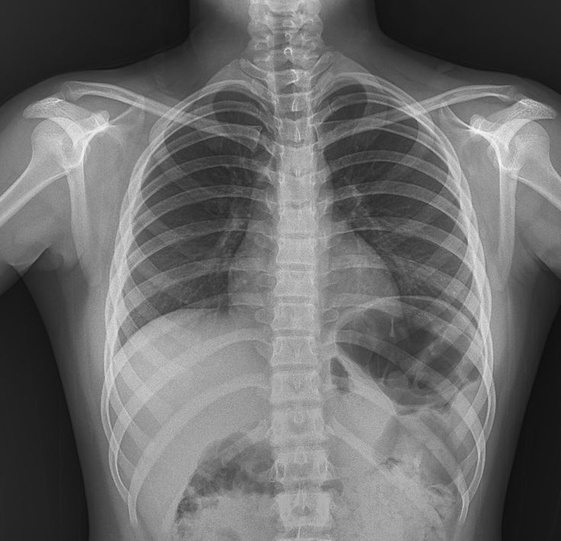
#> input picture input/medical.jpg, 561 x 541 px, shrunk from 736 x 710 before the run
$ python step2_load_images.py
#> lines starting #> are read from the running program, lines starting #| are printed output that depends on the picture
# STEP 2: Load and display the three original images

from pathlib import Path

import cv2
import matplotlib.pyplot as plt


# Find the project folder and input folder
PROJECT_FOLDER = Path(__file__).parent
INPUT_FOLDER = PROJECT_FOLDER / "input"


def load_image(image_name):
    """
    Load one color image using OpenCV.

    cv2.IMREAD_COLOR loads the image with 3 channels:
    Blue, Green, and Red (BGR).
    """
    image_path = INPUT_FOLDER / image_name

    image = cv2.imread(str(image_path), cv2.IMREAD_COLOR)

    # If OpenCV cannot read the image, image will be None.
    if image is None:
        raise ValueError(
            f"Could not load image: {image_path}\n"
            "The file may be corrupted or may not be a valid image."
        )

    return image


def print_image_information(image_name, image):
    """
    Print image shape, height, width, and number of channels.
    """
    height, width, channels = image.shape

    print(f"\nImage: {image_name}")
    print(f"Shape: {image.shape}")
    print(f"Width: {width} pixels")
    print(f"Height: {height} pixels")
    print(f"Number of channels: {channels}")


def display_images(images):
    """
    Display the three original images in one figure.
    """
    figure, axes = plt.subplots(1, 3, figsize=(15, 5))

    for axis, (image_name, image) in zip(axes, images.items()):
        # Convert OpenCV BGR image to RGB for correct Matplotlib colors.
        image_rgb = cv2.cvtColor(image, cv2.COLOR_BGR2RGB)

        axis.imshow(image_rgb)
        axis.set_title(f"Original: {image_name}")
        axis.axis("off")

    plt.tight_layout()
    plt.show()


# Program starts here
if __name__ == "__main__":
    # Load all original color images
    images = {
        "medical.jpg": load_image("medical.jpg"),
        "dark.jpg": load_image("dark.jpg"),
        "bright.jpg": load_image("bright.jpg"),
    }
#> in load_image, image is the input picture: shape (541, 561, 3); min 12, max 251, mean 106.7
#> call 2 of load_image, with image_name = 'dark.jpg'
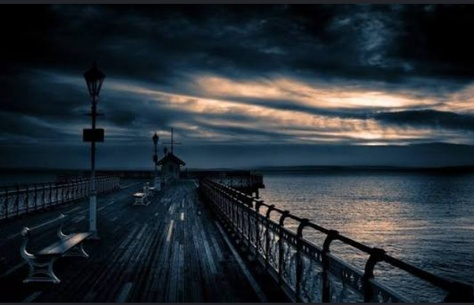
#> input picture input/dark.jpg, 474 x 305 px, shrunk from 622 x 400 before the run
#> in load_image, image is the input picture: shape (305, 474, 3); mean B, G, R 53.9, 47, 38.7
#> call 3 of load_image, with image_name = 'bright.jpg'
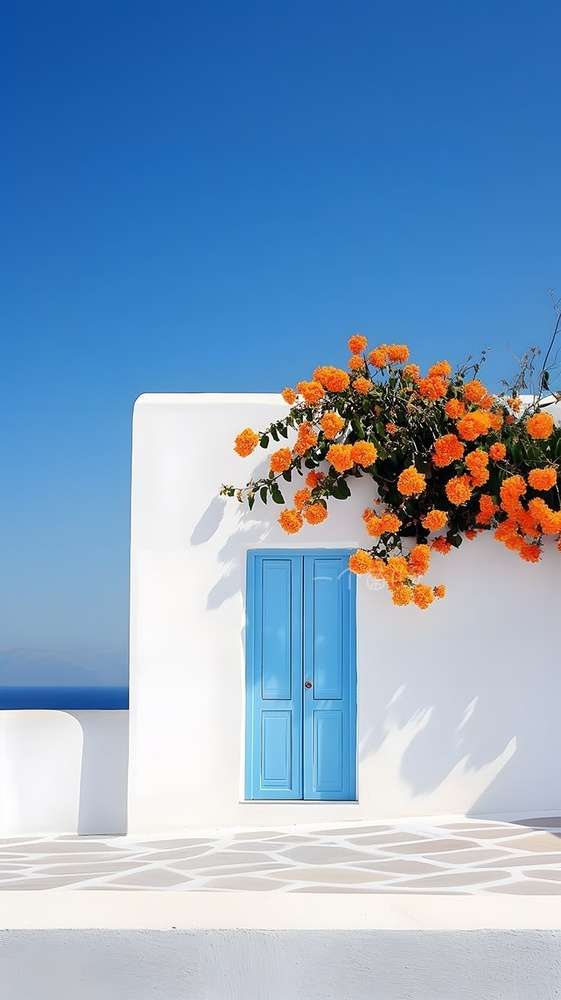
#> input picture input/bright.jpg, 561 x 1000 px, shrunk from 736 x 1313 before the run
#> in load_image, image is the input picture: shape (1000, 561, 3); mean B, G, R 192, 160.8, 131.4

    # Print information for each image
    for image_name, image in images.items():
        print_image_information(image_name, image)
#> this loop made 3 passes
#> (image_name, height in print_image_information, width in print_image_information) on passes 1 to 3: ('medical.jpg', 541, 561), ('dark.jpg', 305, 474), ('bright.jpg', 1000, 561)
#> (printed output is left out)

    # Display all original images
    display_images(images)
#> the loop in display_images, `for axis, (image_name, image) in zip(axes, images.items()):` made 3 passes
#> image_name on passes 1 to 3: 'medical.jpg', 'dark.jpg', 'bright.jpg'
#> in display_images, `plt.show()`:
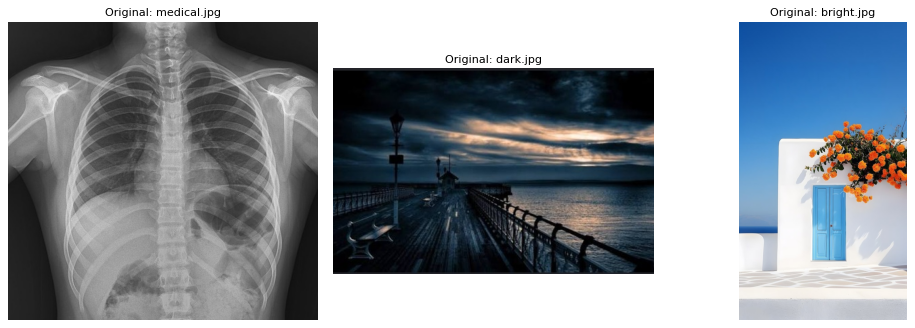
#> figure drawn by matplotlib, 3 panels
